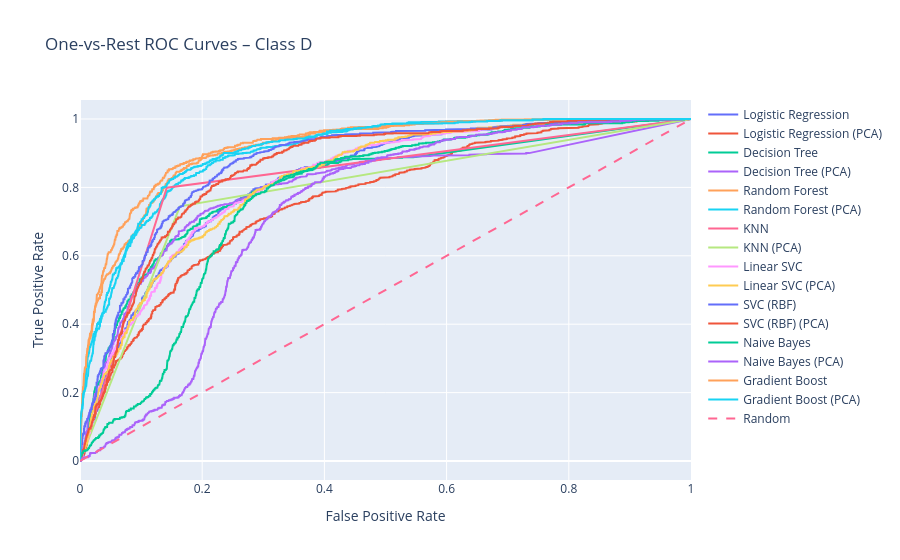
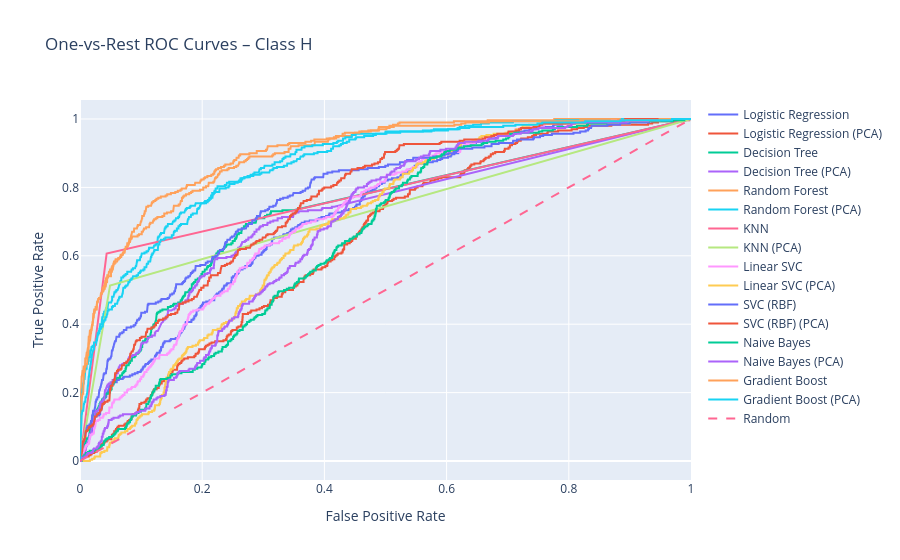
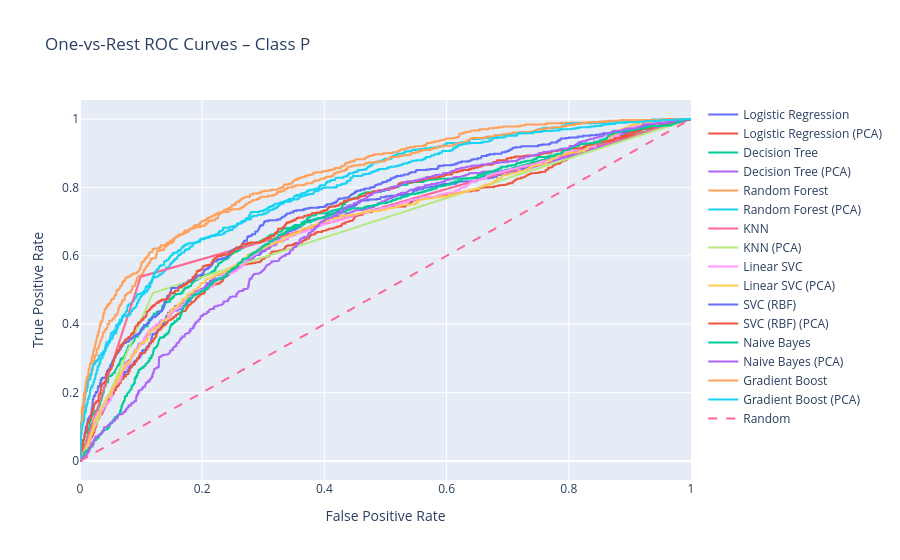
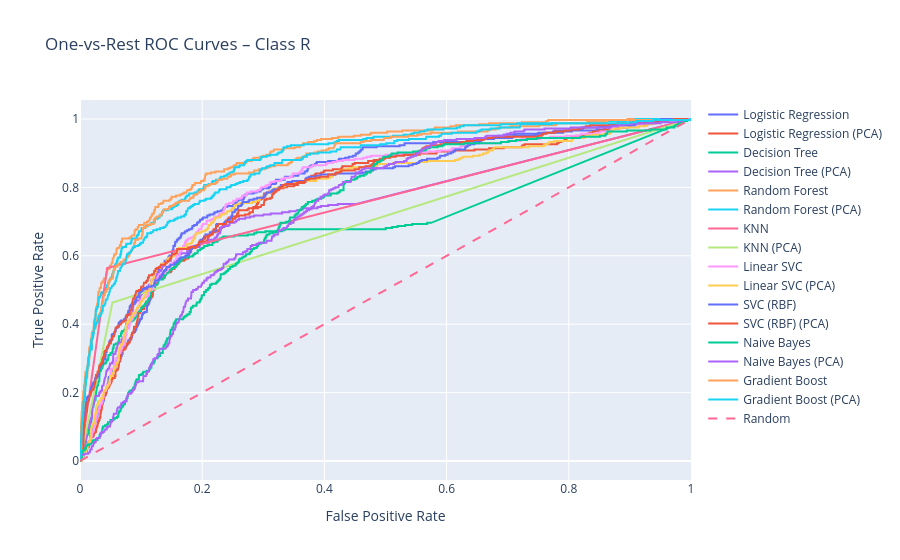

Notebook source saved alongside these figures, in order:
### Code cell
plot_per_class_roc(results, classes)

### Figure 1 — Plotly figure (JSON) as saved in the notebook; plotly's stock layout.template omitted (floating-point values rounded to 4 significant figures; data arrays with more than 128 entries replaced by an {"elided": "..."} marker saying what was removed)
{"data": [{"mode": "lines", "name": "Logistic Regression", "type": "scatter", "x": {"elided": "878 float values"}, "y": {"elided": "878 float values"}}, {"mode": "lines", "name": "Logistic Regression (PCA)", "type": "scatter", "x": {"elided": "954 float values"}, "y": {"elided": "954 float values"}}, {"mode": "lines", "name": "Decision Tree", "type": "scatter", "x": {"elided": "742 float values"}, "y": {"elided": "742 float values"}}, {"mode": "lines", "name": "Decision Tree (PCA)", "type": "scatter", "x": {"elided": "890 float values"}, "y": {"elided": "890 float values"}}, {"mode": "lines", "name": "Random Forest", "type": "scatter", "x": {"elided": "591 float values"}, "y": {"elided": "591 float values"}}, {"mode": "lines", "name": "Random Forest (PCA)", "type": "scatter", "x": {"elided": "670 float values"}, "y": {"elided": "670 float values"}}, {"mode": "lines", "name": "KNN", "type": "scatter", "x": [0.0, 0.1421, 1.0], "y": [0.0, 0.7993, 1.0]}, {"mode": "lines", "name": "KNN (PCA)", "type": "scatter", "x": [0.0, 0.1636, 1.0], "y": [0.0, 0.7445, 1.0]}, {"mode": "lines", "name": "Linear SVC", "type": "scatter", "x": {"elided": "893 float values"}, "y": {"elided": "893 float values"}}, {"mode": "lines", "name": "Linear SVC (PCA)", "type": "scatter", "x": {"elided": "853 float values"}, "y": {"elided": "853 float values"}}, {"mode": "lines", "name": "SVC (RBF)", "type": "scatter", "x": {"elided": "759 float values"}, "y": {"elided": "759 float values"}}, {"mode": "lines", "name": "SVC (RBF) (PCA)", "type": "scatter", "x": {"elided": "791 float values"}, "y": {"elided": "791 float values"}}, {"mode": "lines", "name": "Naive Bayes", "type": "scatter", "x": {"elided": "916 float values"}, "y": {"elided": "916 float values"}}, {"mode": "lines", "name": "Naive Bayes (PCA)", "type": "scatter", "x": {"elided": "933 float values"}, "y": {"elided": "933 float values"}}, {"mode": "lines", "name": "Gradient Boost", "type": "scatter", "x": {"elided": "560 float values"}, "y": {"elided": "560 float values"}}, {"mode": "lines", "name": "Gradient Boost (PCA)", "type": "scatter", "x": {"elided": "620 float values"}, "y": {"elided": "620 float values"}}, {"line": {"dash": "dash"}, "mode": "lines", "name": "Random", "type": "scatter", "x": [0, 1], "y": [0, 1]}], "layout": {"title": {"text": "One-vs-Rest ROC Curves – Class D"}, "xaxis": {"title": {"text": "False Positive Rate"}}, "yaxis": {"title": {"text": "True Positive Rate"}}}}

### Figure 2 — Plotly figure (JSON) as saved in the notebook; plotly's stock layout.template omitted (floating-point values rounded to 4 significant figures; data arrays with more than 128 entries replaced by an {"elided": "..."} marker saying what was removed)
{"data": [{"mode": "lines", "name": "Logistic Regression", "type": "scatter", "x": {"elided": "527 float values"}, "y": {"elided": "527 float values"}}, {"mode": "lines", "name": "Logistic Regression (PCA)", "type": "scatter", "x": {"elided": "511 float values"}, "y": {"elided": "511 float values"}}, {"mode": "lines", "name": "Decision Tree", "type": "scatter", "x": {"elided": "400 float values"}, "y": {"elided": "400 float values"}}, {"mode": "lines", "name": "Decision Tree (PCA)", "type": "scatter", "x": {"elided": "455 float values"}, "y": {"elided": "455 float values"}}, {"mode": "lines", "name": "Random Forest", "type": "scatter", "x": {"elided": "337 float values"}, "y": {"elided": "337 float values"}}, {"mode": "lines", "name": "Random Forest (PCA)", "type": "scatter", "x": {"elided": "393 float values"}, "y": {"elided": "393 float values"}}, {"mode": "lines", "name": "KNN", "type": "scatter", "x": [0.0, 0.04358, 1.0], "y": [0.0, 0.6067, 1.0]}, {"mode": "lines", "name": "KNN (PCA)", "type": "scatter", "x": [0.0, 0.04921, 1.0], "y": [0.0, 0.5133, 1.0]}, {"mode": "lines", "name": "Linear SVC", "type": "scatter", "x": {"elided": "519 float values"}, "y": {"elided": "519 float values"}}, {"mode": "lines", "name": "Linear SVC (PCA)", "type": "scatter", "x": {"elided": "519 float values"}, "y": {"elided": "519 float values"}}, {"mode": "lines", "name": "SVC (RBF)", "type": "scatter", "x": {"elided": "496 float values"}, "y": {"elided": "496 float values"}}, {"mode": "lines", "name": "SVC (RBF) (PCA)", "type": "scatter", "x": {"elided": "485 float values"}, "y": {"elided": "485 float values"}}, {"mode": "lines", "name": "Naive Bayes", "type": "scatter", "x": {"elided": "522 float values"}, "y": {"elided": "522 float values"}}, {"mode": "lines", "name": "Naive Bayes (PCA)", "type": "scatter", "x": {"elided": "523 float values"}, "y": {"elided": "523 float values"}}, {"mode": "lines", "name": "Gradient Boost", "type": "scatter", "x": {"elided": "362 float values"}, "y": {"elided": "362 float values"}}, {"mode": "lines", "name": "Gradient Boost (PCA)", "type": "scatter", "x": {"elided": "412 float values"}, "y": {"elided": "412 float values"}}, {"line": {"dash": "dash"}, "mode": "lines", "name": "Random", "type": "scatter", "x": [0, 1], "y": [0, 1]}], "layout": {"title": {"text": "One-vs-Rest ROC Curves – Class H"}, "xaxis": {"title": {"text": "False Positive Rate"}}, "yaxis": {"title": {"text": "True Positive Rate"}}}}

### Figure 3 — Plotly figure (JSON) as saved in the notebook; plotly's stock layout.template omitted (floating-point values rounded to 4 significant figures; data arrays with more than 128 entries replaced by an {"elided": "..."} marker saying what was removed)
{"data": [{"mode": "lines", "name": "Logistic Regression", "type": "scatter", "x": {"elided": "870 float values"}, "y": {"elided": "870 float values"}}, {"mode": "lines", "name": "Logistic Regression (PCA)", "type": "scatter", "x": {"elided": "926 float values"}, "y": {"elided": "926 float values"}}, {"mode": "lines", "name": "Decision Tree", "type": "scatter", "x": {"elided": "721 float values"}, "y": {"elided": "721 float values"}}, {"mode": "lines", "name": "Decision Tree (PCA)", "type": "scatter", "x": {"elided": "810 float values"}, "y": {"elided": "810 float values"}}, {"mode": "lines", "name": "Random Forest", "type": "scatter", "x": {"elided": "692 float values"}, "y": {"elided": "692 float values"}}, {"mode": "lines", "name": "Random Forest (PCA)", "type": "scatter", "x": {"elided": "741 float values"}, "y": {"elided": "741 float values"}}, {"mode": "lines", "name": "KNN", "type": "scatter", "x": [0.0, 0.09944, 1.0], "y": [0.0, 0.539, 1.0]}, {"mode": "lines", "name": "KNN (PCA)", "type": "scatter", "x": [0.0, 0.1192, 1.0], "y": [0.0, 0.4913, 1.0]}, {"mode": "lines", "name": "Linear SVC", "type": "scatter", "x": {"elided": "887 float values"}, "y": {"elided": "887 float values"}}, {"mode": "lines", "name": "Linear SVC (PCA)", "type": "scatter", "x": {"elided": "869 float values"}, "y": {"elided": "869 float values"}}, {"mode": "lines", "name": "SVC (RBF)", "type": "scatter", "x": {"elided": "830 float values"}, "y": {"elided": "830 float values"}}, {"mode": "lines", "name": "SVC (RBF) (PCA)", "type": "scatter", "x": {"elided": "852 float values"}, "y": {"elided": "852 float values"}}, {"mode": "lines", "name": "Naive Bayes", "type": "scatter", "x": {"elided": "906 float values"}, "y": {"elided": "906 float values"}}, {"mode": "lines", "name": "Naive Bayes (PCA)", "type": "scatter", "x": {"elided": "899 float values"}, "y": {"elided": "899 float values"}}, {"mode": "lines", "name": "Gradient Boost", "type": "scatter", "x": {"elided": "712 float values"}, "y": {"elided": "712 float values"}}, {"mode": "lines", "name": "Gradient Boost (PCA)", "type": "scatter", "x": {"elided": "744 float values"}, "y": {"elided": "744 float values"}}, {"line": {"dash": "dash"}, "mode": "lines", "name": "Random", "type": "scatter", "x": [0, 1], "y": [0, 1]}], "layout": {"title": {"text": "One-vs-Rest ROC Curves – Class P"}, "xaxis": {"title": {"text": "False Positive Rate"}}, "yaxis": {"title": {"text": "True Positive Rate"}}}}

### Figure 4 — Plotly figure (JSON) as saved in the notebook; plotly's stock layout.template omitted (floating-point values rounded to 4 significant figures; data arrays with more than 128 entries replaced by an {"elided": "..."} marker saying what was removed)
{"data": [{"mode": "lines", "name": "Logistic Regression", "type": "scatter", "x": {"elided": "479 float values"}, "y": {"elided": "479 float values"}}, {"mode": "lines", "name": "Logistic Regression (PCA)", "type": "scatter", "x": {"elided": "494 float values"}, "y": {"elided": "494 float values"}}, {"mode": "lines", "name": "Decision Tree", "type": "scatter", "x": {"elided": "467 float values"}, "y": {"elided": "467 float values"}}, {"mode": "lines", "name": "Decision Tree (PCA)", "type": "scatter", "x": {"elided": "452 float values"}, "y": {"elided": "452 float values"}}, {"mode": "lines", "name": "Random Forest", "type": "scatter", "x": {"elided": "368 float values"}, "y": {"elided": "368 float values"}}, {"mode": "lines", "name": "Random Forest (PCA)", "type": "scatter", "x": {"elided": "407 float values"}, "y": {"elided": "407 float values"}}, {"mode": "lines", "name": "KNN", "type": "scatter", "x": [0.0, 0.04439, 1.0], "y": [0.0, 0.5644, 1.0]}, {"mode": "lines", "name": "KNN (PCA)", "type": "scatter", "x": [0.0, 0.05311, 1.0], "y": [0.0, 0.4632, 1.0]}, {"mode": "lines", "name": "Linear SVC", "type": "scatter", "x": {"elided": "483 float values"}, "y": {"elided": "483 float values"}}, {"mode": "lines", "name": "Linear SVC (PCA)", "type": "scatter", "x": {"elided": "489 float values"}, "y": {"elided": "489 float values"}}, {"mode": "lines", "name": "SVC (RBF)", "type": "scatter", "x": {"elided": "484 float values"}, "y": {"elided": "484 float values"}}, {"mode": "lines", "name": "SVC (RBF) (PCA)", "type": "scatter", "x": {"elided": "468 float values"}, "y": {"elided": "468 float values"}}, {"mode": "lines", "name": "Naive Bayes", "type": "scatter", "x": {"elided": "551 float values"}, "y": {"elided": "551 float values"}}, {"mode": "lines", "name": "Naive Bayes (PCA)", "type": "scatter", "x": {"elided": "537 float values"}, "y": {"elided": "537 float values"}}, {"mode": "lines", "name": "Gradient Boost", "type": "scatter", "x": {"elided": "390 float values"}, "y": {"elided": "390 float values"}}, {"mode": "lines", "name": "Gradient Boost (PCA)", "type": "scatter", "x": {"elided": "420 float values"}, "y": {"elided": "420 float values"}}, {"line": {"dash": "dash"}, "mode": "lines", "name": "Random", "type": "scatter", "x": [0, 1], "y": [0, 1]}], "layout": {"title": {"text": "One-vs-Rest ROC Curves – Class R"}, "xaxis": {"title": {"text": "False Positive Rate"}}, "yaxis": {"title": {"text": "True Positive Rate"}}}}
